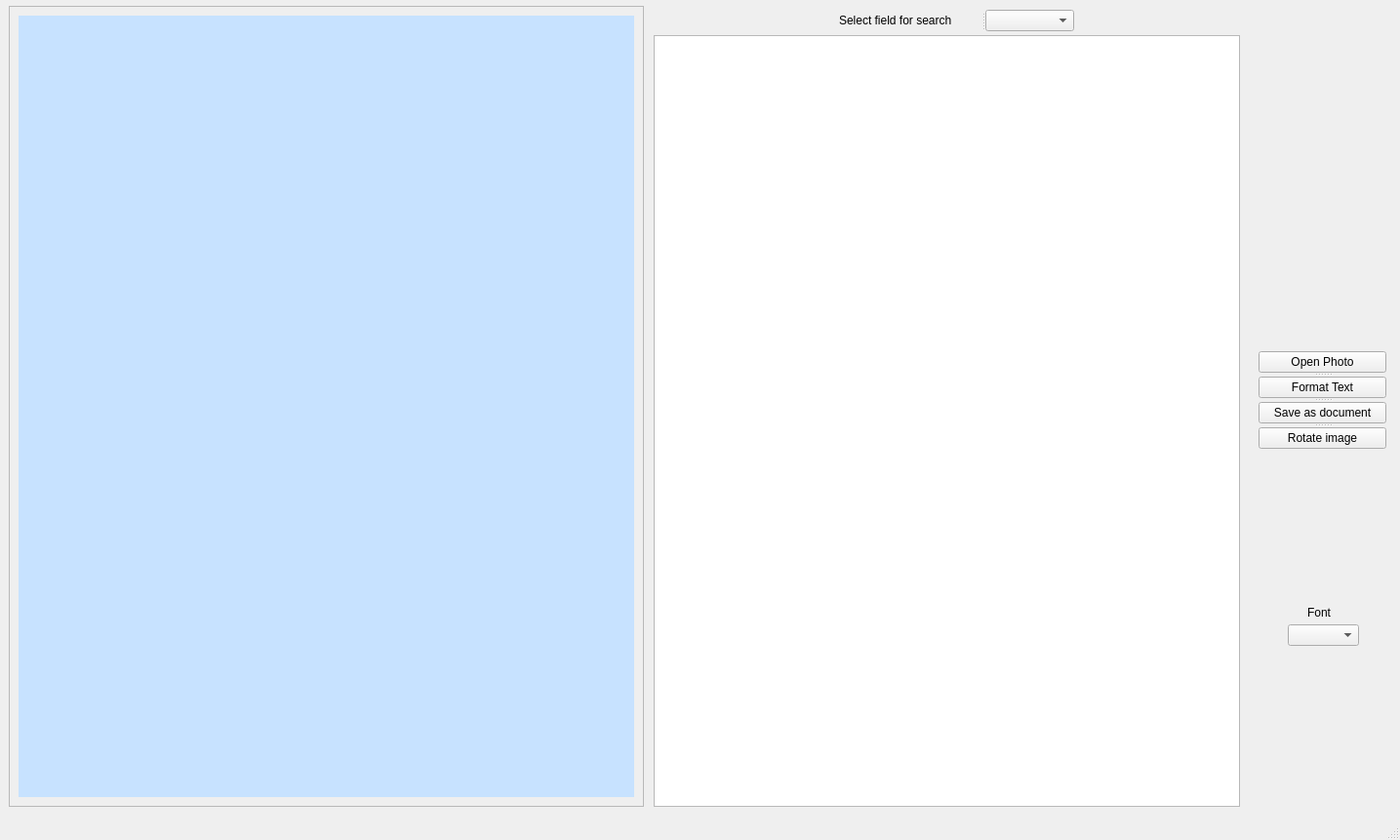
<?xml version="1.0" encoding="UTF-8"?>
<ui version="4.0">
 <class>MainWindow</class>
 <widget class="QMainWindow" name="MainWindow">
  <property name="geometry">
   <rect>
    <x>0</x>
    <y>0</y>
    <width>1435</width>
    <height>861</height>
   </rect>
  </property>
  <property name="windowTitle">
   <string>MainWindow</string>
  </property>
  <widget class="QWidget" name="centralwidget">
   <widget class="QScrollArea" name="scrollArea">
    <property name="geometry">
     <rect>
      <x>9</x>
      <y>6</y>
      <width>651</width>
      <height>821</height>
     </rect>
    </property>
    <property name="widgetResizable">
     <bool>true</bool>
    </property>
    <widget class="QWidget" name="scrollAreaWidgetContents">
     <property name="geometry">
      <rect>
       <x>0</x>
       <y>0</y>
       <width>649</width>
       <height>819</height>
      </rect>
     </property>
     <layout class="QGridLayout" name="gridLayout">
      <item row="0" column="0">
       <widget class="QLabel" name="label_2">
        <property name="styleSheet">
         <string notr="true">background-color: rgb(199, 226, 255);</string>
        </property>
        <property name="text">
         <string/>
        </property>
        <property name="alignment">
         <set>Qt::AlignCenter</set>
        </property>
       </widget>
      </item>
     </layout>
    </widget>
   </widget>
   <widget class="QTextEdit" name="textEdit">
    <property name="geometry">
     <rect>
      <x>670</x>
      <y>36</y>
      <width>601</width>
      <height>791</height>
     </rect>
    </property>
   </widget>
   <widget class="QComboBox" name="comboBox_2">
    <property name="geometry">
     <rect>
      <x>1320</x>
      <y>640</y>
      <width>73</width>
      <height>22</height>
     </rect>
    </property>
   </widget>
   <widget class="QLabel" name="label_3">
    <property name="geometry">
     <rect>
      <x>1340</x>
      <y>620</y>
      <width>55</width>
      <height>16</height>
     </rect>
    </property>
    <property name="text">
     <string>Font</string>
    </property>
   </widget>
   <widget class="QSplitter" name="splitter">
    <property name="geometry">
     <rect>
      <x>860</x>
      <y>10</y>
      <width>241</width>
      <height>22</height>
     </rect>
    </property>
    <property name="orientation">
     <enum>Qt::Horizontal</enum>
    </property>
    <widget class="QLabel" name="label">
     <property name="text">
      <string>Select field for search</string>
     </property>
    </widget>
    <widget class="QComboBox" name="comboBox"/>
   </widget>
   <widget class="QSplitter" name="splitter_2">
    <property name="geometry">
     <rect>
      <x>1290</x>
      <y>360</y>
      <width>131</width>
      <height>100</height>
     </rect>
    </property>
    <property name="orientation">
     <enum>Qt::Vertical</enum>
    </property>
    <widget class="QPushButton" name="pushButton">
     <property name="text">
      <string>Open Photo</string>
     </property>
    </widget>
    <widget class="QPushButton" name="pushButton_3">
     <property name="text">
      <string>Format Text</string>
     </property>
    </widget>
    <widget class="QPushButton" name="pushButton_2">
     <property name="text">
      <string>Save as document</string>
     </property>
    </widget>
    <widget class="QPushButton" name="pushButton_4">
     <property name="text">
      <string>Rotate image</string>
     </property>
    </widget>
   </widget>
  </widget>
  <widget class="QStatusBar" name="statusbar"/>
 </widget>
 <resources/>
 <connections/>
</ui>
